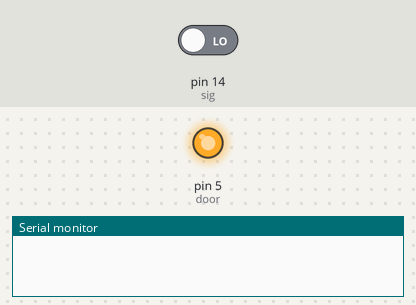
Bench run of a sketch on a simulated Arduino Uno, built with avr-gcc and run on an emulated ATmega328P. Parts: output pins drawn as LEDs (lit = HIGH), the last lines printed to the serial monitor. Inputs (shaded band) come from the test bench; at power-on: pin 14 (sig) LOW.

Above: at 1.2 s.
1.3 s: pin 14 (sig) driven HIGH
At 1.77 s:
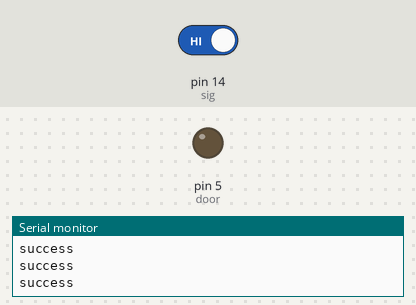
4.3 s: pin 14 (sig) driven LOW
At 5.5 s:
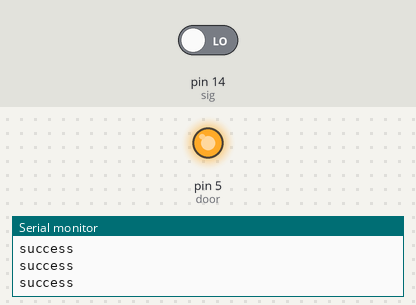
Timing chart, 0 to 7.3 s (numbered marks = the images above; inputs shaded):
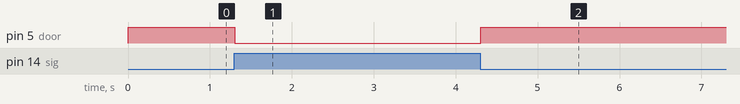

The sketch:

doorlock_test.ino
```cpp
int sig = 14;
int door = 5;

void setup() {
  Serial.begin(115200);
  pinMode(sig, INPUT);
  pinMode(door, OUTPUT);

  digitalWrite(door, true);
}

void loop() {
  if(digitalRead(sig)){
    Serial.println("success");
    digitalWrite(door, false);
    delay(50);
    digitalWrite(door, true);
  }
}
```

Measured:
- after the input at 1.3 s, pin 5 (door): HIGH → LOW at once
- after the input at 4.3 s, pin 5 (door): LOW → HIGH at once
